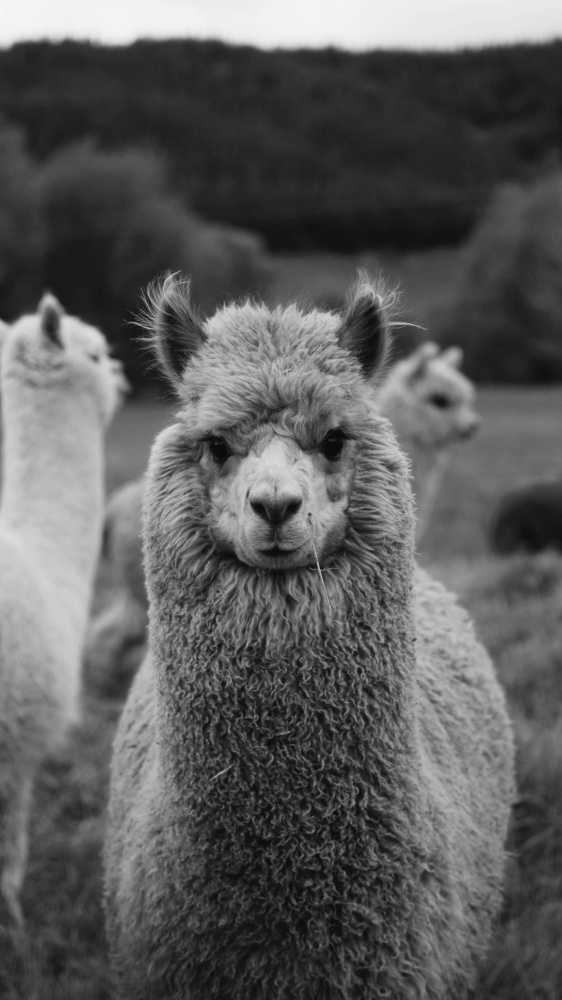
#> input picture 02-Conv/images/llama_bw.jpg, 562 x 1000 px
$ jupyter execute --allow-errors conv_intro.ipynb
#> lines starting #> are read from the running program, lines starting #| are printed output that depends on the picture
# Convolution Tutorial

In this notebook, we'll walk through the basics of convolution in images and walk you through implementing your own convolution function.

### What is convolution?

Convolution is a way to edit an image by moving a tiny filter across it and changing each pixel based on the pixels around it. Different filters can make the image look blurry, sharper, show outlines/edges, create a 3D “stamped” look, add motion streaks, or add a soft glow around bright areas.

#### Key Terminology:
* <b>Kernel:</b> This is the filter that we apply to the image
* <b>Stride:</b> How far the kernel moves at each step (moving more than 1 step will make the output smaller).
* <b>Padding:</b> Adding extra pixels around the edge so the effect can be applied to edge pixels.

### Correlation vs. Convolution

Correlation slides the filter over the image exactly as written to combine nearby pixels. Convolution does the same sliding, but it flips the filter first (left-right and up-down) before applying it.

<b>In this class, we will treat correlation as convolution (which is done commonly in image editing applications).</b>

### Exercises before we start:

When we apply a kernel to an image, we have a **kernel** and our **input image**.

At each point, we think of our kernel as a mask. We multiply the value in the kernel and the value in the image that lines up with the kernel. We sum this for every pixel covered by the kernel, and this is our new value.

In the next exercise, we'll implement this on a small scale.

[cell 1]
# Task 1
# We will give you a kernel in the variable K and an array representing a 'patch' of an image.
# Your task is to apply the convolution with the kernel K onto the image patch using code.

import numpy as np
K = np.array([[1, 0, -1],
              [3, 0, -3],
              [1, 0, -1]])

image_patch = np.array([[10, 60, 10],
                        [60, 235, 60],
                        [10, 60, 10]])

# fill in this function:
def conv_image_patch(K, image_patch):
    """
    Apply a convolution with the kernel K onto the image patch.
    """
    # YOUR CODE HERE

    return np.sum(K * image_patch)
    # return K * image_patch

print(conv_image_patch(K, image_patch))

### Next step:

What you just coded applies the kernel to one patch. But now, let's try applying the kernel to the entire image. One issue you might run into is the problem of how to handle the borders of the image since the kernel will 'run over' the edges of the image.

For now, **don't** worry about edge behavior. Only apply the kernel to pixels where the kernel will not go out of bounds. **This will result in a slightly smaller image.**

[cell 2]
# Task 2: More on Convolution
import cv2
import numpy as np
import matplotlib.pyplot as plt

img = cv2.imread('images/llama_bw.jpg', cv2.IMREAD_GRAYSCALE)
#> img is the input picture: shape (1000, 562); min 7, max 247, mean 92.3

# YOUR CODE HERE
def conv_image(img, kernel):
    """
    Apply a convolution with the kernel K onto the image patch.
    """
    # YOUR CODE HERE
    h, w = img.shape
#> h = 1000; w = 562
    kh, kw = kernel.shape
    output_shape = (h - kh + 1, w - kw + 1)
#> output_shape = (991, 553)

    output = np.zeros(output_shape, dtype=np.float32)

    for y in range(output_shape[0]):
        for x in range(output_shape[1]):
            patch = img[y:y+kh, x:x+kw]
            output[y, x] = np.sum(patch * kernel)
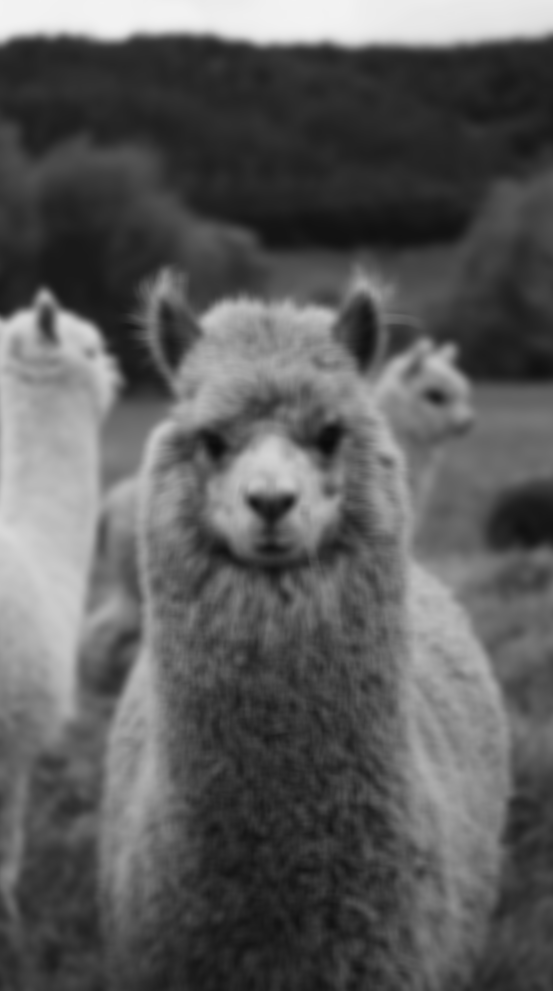
#> output: shape (991, 553) float32; min 10.93, max 243.5, mean 91.8

    return output

def blur_image(img):
    kernel = np.ones((10,10), dtype=np.float32) / 100
    return conv_image(img, kernel)

blurred = blur_image(img)
blurred = np.clip(blurred, 0, 255).astype(np.uint8)
# Show the result
plt.figure(figsize=(12, 6))
plt.subplot(1,2,1)
plt.title("Original")
plt.imshow(img, cmap='gray')
plt.axis('off')
plt.subplot(1,2,2)
plt.title("With Kernel")
plt.imshow(blurred, cmap='gray')
plt.axis('off')
plt.show()
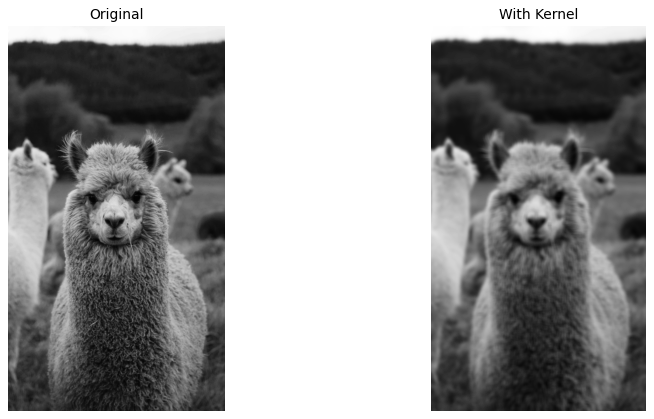
#> figure drawn by matplotlib, 2 panels

### Handling Edges in Convolution

We are going to look at two ways of handling edges in convolution.

1. **Method 1**: Treating all 'outside' pixels as black. This means that when you have a kernel that goes outside of the image, the pixels that the kernel tries to access that are not in the image are treated as black pixels (value 0).
2. **Method 2**: Extending pixels off the image. We can think of this as the edges of the image extending infinitely off the image as shown in the image below.

**Your next task:** Copy your code from Task 2 (llama convolution) and code the two methods mentioned.

[cell 3]
# YOUR CODE HERE

def conv_image(img, kernel, edge_behavior='black'):
    """
    Apply a convolution with the kernel K onto the image patch.
    Handles two edge cases: outside pixels are black, and outside pixels are extended.
    """
#> called with kernel = array of shape (10, 10), edge_behavior = 'black'
    if edge_behavior not in ['black', 'extend']:
        raise ValueError("Invalid edge behavior. Must be 'black' or 'extend'.")
    # YOUR CODE HERE
    img = img.astype(np.float32)
    h, w = img.shape
#> h = 1000; w = 562
    kh, kw = kernel.shape
    output_shape = (h, w)
#> output_shape = (1000, 562)

    output = np.zeros(output_shape, dtype=np.float32)

    # add padding to our image
    # np.pad(image_to_pad, shape_tuples, mode)

    if edge_behavior == 'black':
        img = np.pad(img,
                     ((kh//2, kh//2), (kw//2, kw//2)),
                     mode='constant',
                     constant_values=0)
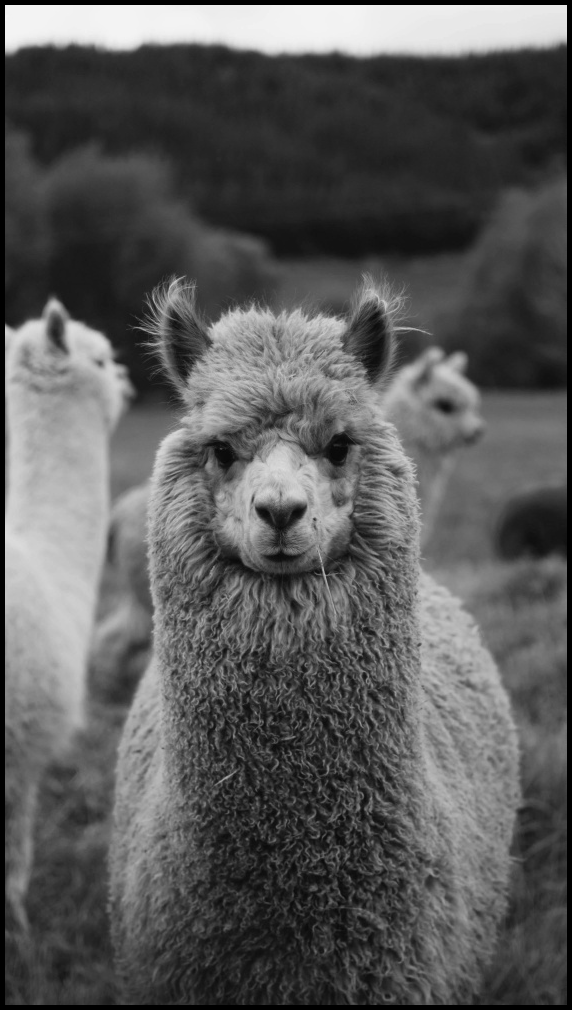
#> img: shape (1010, 572) float32; min 0, max 247, mean 89.8

    if edge_behavior == 'extend':
        img = np.pad(img,
                     ((kh//2, kh//2), (kw//2, kw//2)),
                     mode='edge')

    for y in range(output_shape[0]):
        for x in range(output_shape[1]):
            patch = img[y:y+kh, x:x+kw]
            output[y, x] = np.sum(patch * kernel)
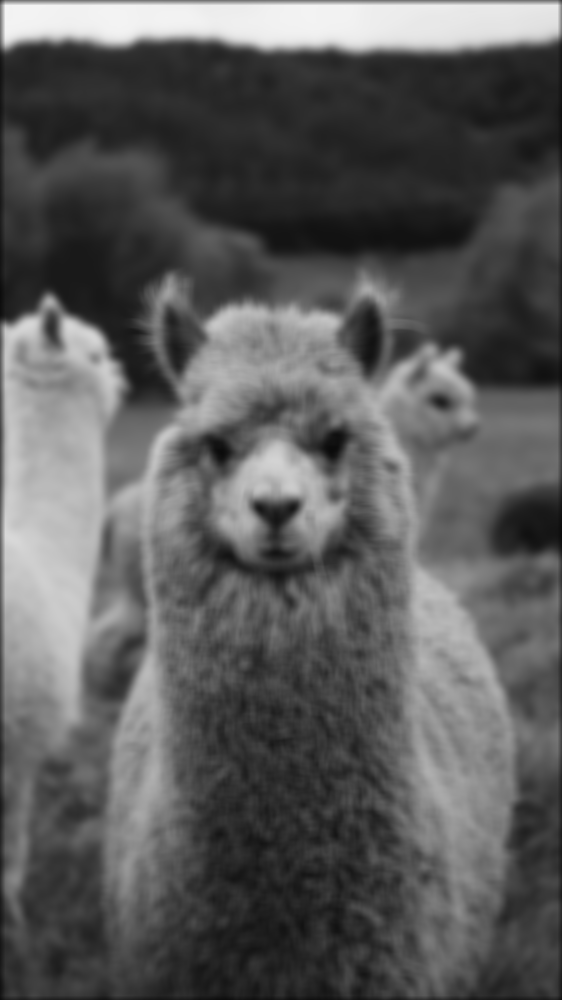
#> output: shape (1000, 562) float32; min 10.93, max 243.5, mean 91.6

    return output

### More fun with kernels

Using your `conv_image` function from above, we're going to learn how to **sharpen** an image. To sharpen an image, we **subtract** away a blurred version of the image. Let $I$ equal our original image. Let $B$ be our blurred image. We achieve our sharpened image $S$ using the following equation:

$$
S = 2I - B
$$

This means that we **double** our original image and subtract our blurred image once. Try this below!

[cell 4]
# Task 3: Sharpening

import numpy as np
import cv2
import matplotlib.pyplot as plt

# Load one of the following images to work with
img = cv2.imread('images/llama_bw.jpg', cv2.IMREAD_GRAYSCALE)
# img = cv2.imread('images/owl_bw.jpg', cv2.IMREAD_GRAYSCALE)
# img = cv2.imread('images/lizard_bw.jpg', cv2.IMREAD_GRAYSCALE)
# img = cv2.imread('images/cow_bw.jpg', cv2.IMREAD_GRAYSCALE)

def sharpen_image(img):
    """
    Sharpen an image using the formula S = 2I - B, where I is the original image and B is the blurred image.
    """
    # YOUR CODE HERE
    img = img.astype(np.float32)
    blur_kernel = np.ones((10, 10))/100
    blurred = conv_image(img, blur_kernel)

    sharpened = 2 * img - blurred
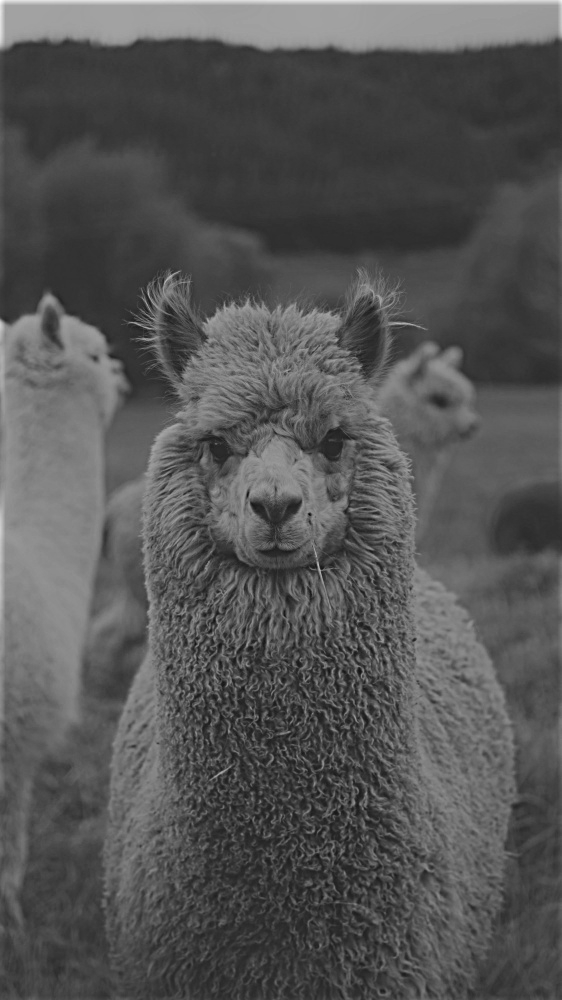
#> sharpened: shape (1000, 562) float32; min -74.77, max 425.2, mean 93; drawn with min black and max white
    sharpened = np.clip(sharpened, 0, 255).astype(np.uint8)
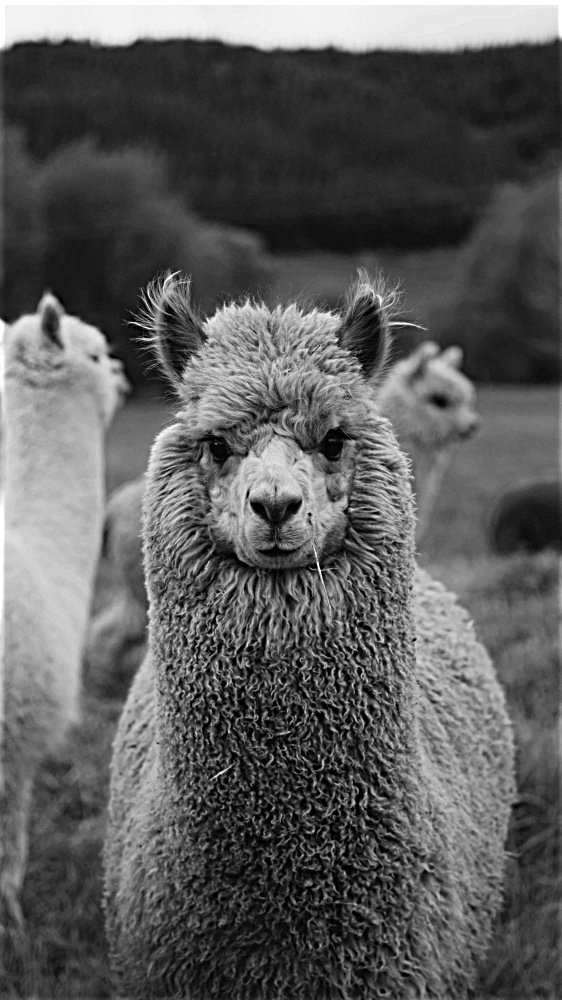
#> sharpened: shape (1000, 562); min 0, max 255, mean 92.3
    return sharpened

# display the sharpened image
plt.imshow(sharpen_image(img), cmap='gray')
plt.axis('off')
plt.show()

### Challenge: Convolution on Colored Images

To perform convolution on a color image, you need to apply the convolution operation separately on each color channel (for example, Red, Green, and Blue channels in an RGB image).

This means that you would:
 1. Split the color image into its individual channels.
 2. Apply your convolution function to each channel independently.
 3. Merge the resulting convolved channels back together to form the final output image.

[cell 5]
# Challenge Code Here

img_color = cv2.imread('images/llama.jpg')
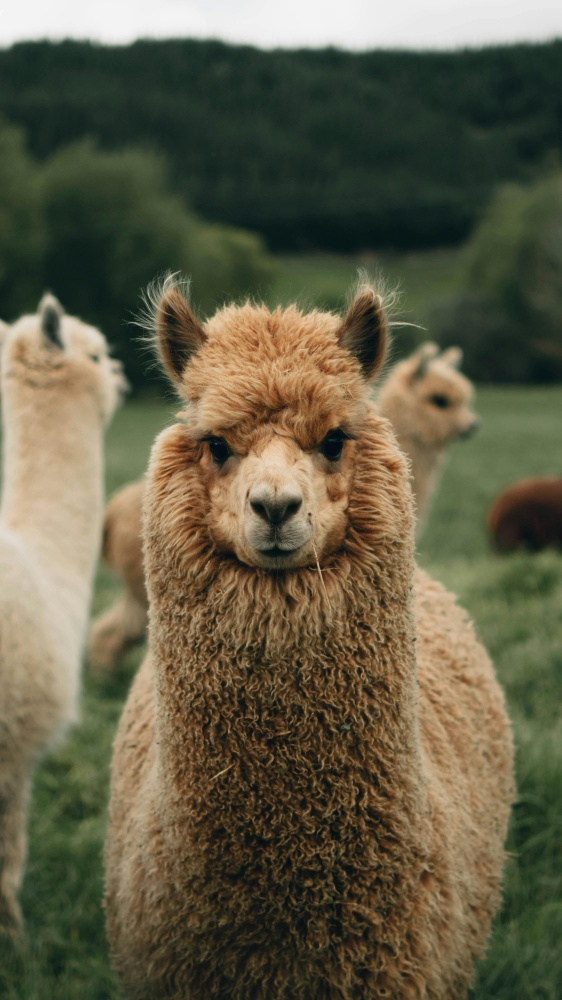
#> input picture 02-Conv/images/llama.jpg, 562 x 1000 px
#> img_color is the input picture: shape (1000, 562, 3); mean B, G, R 70.8, 93.6, 98.1

# [61 lines left out: function conv_image_all, not called in this run]

bw_llama = cv2.imread('images/llama_bw.jpg', cv2.IMREAD_GRAYSCALE)
color_llama = cv2.imread('images/llama.jpg')

blur_kernel = np.ones((10,10)) / 100
bw_blurred = conv_image(bw_llama, blur_kernel)
#> (the rest of this cell did not finish here and is left out)


bw_blurred = np.clip(bw_blurred, 0, 255).astype(np.uint8)
color_blurred = np.clip(color_blurred, 0, 255).astype(np.uint8)
# display the blurred images
plt.figure(figsize=(12, 6))
plt.subplot(1,2,1)
plt.title("Grayscale Blurred")
plt.imshow(bw_blurred, cmap='gray')
plt.axis('off')

plt.subplot(1,2,2)
plt.title("Color Blurred")
plt.imshow(cv2.cvtColor(color_blurred, cv2.COLOR_BGR2RGB))
plt.axis('off')
plt.show()
